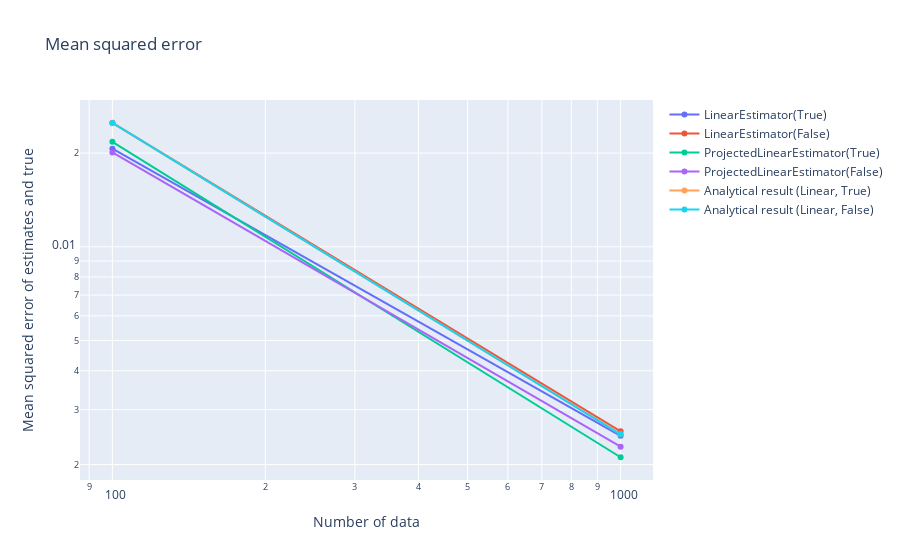

Notebook cell for this chart:
### Code cell
data_analysis.make_mses_graph_estimation_results(
    estimation_results_list,
    case_name_list,
    true_object,
    estimator_list=estimator_list,
)

### Figure 1 — Plotly figure (JSON) as saved in the notebook; plotly's stock layout.template omitted (floating-point values rounded to 4 significant figures)
{"data": [{"mode": "lines+markers", "name": "LinearEstimator(True)", "type": "scatter", "x": [100, 1000], "y": [0.02066, 0.002472]}, {"mode": "lines+markers", "name": "LinearEstimator(False)", "type": "scatter", "x": [100, 1000], "y": [0.02502, 0.002557]}, {"mode": "lines+markers", "name": "ProjectedLinearEstimator(True)", "type": "scatter", "x": [100, 1000], "y": [0.02174, 0.00211]}, {"mode": "lines+markers", "name": "ProjectedLinearEstimator(False)", "type": "scatter", "x": [100, 1000], "y": [0.02008, 0.002281]}, {"mode": "lines+markers", "name": "Analytical result (Linear, True)", "type": "scatter", "x": [100, 1000], "y": [0.025, 0.0025]}, {"mode": "lines+markers", "name": "Analytical result (Linear, False)", "type": "scatter", "x": [100, 1000], "y": [0.025, 0.0025]}], "layout": {"title": {"text": "Mean squared error"}, "xaxis": {"title": {"text": "Number of data"}, "type": "log"}, "yaxis": {"title": {"text": "Mean squared error of estimates and true"}, "type": "log"}}}
